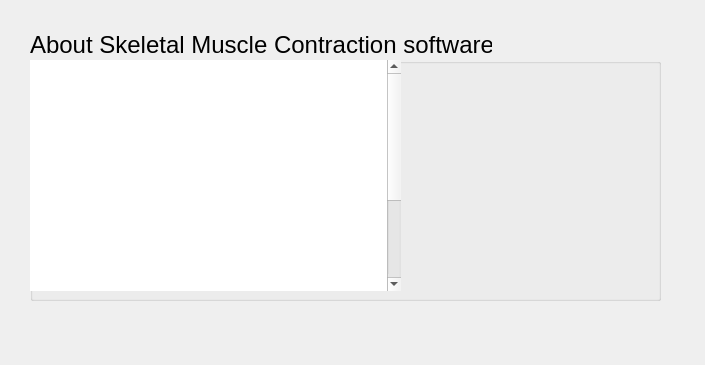
<?xml version="1.0" encoding="UTF-8"?>
<ui version="4.0">
 <class>Dialog</class>
 <widget class="QDialog" name="Dialog">
  <property name="geometry">
   <rect>
    <x>0</x>
    <y>0</y>
    <width>705</width>
    <height>365</height>
   </rect>
  </property>
  <property name="windowTitle">
   <string>Dialog</string>
  </property>
  <widget class="QGroupBox" name="groupBox_3">
   <property name="geometry">
    <rect>
     <x>30</x>
     <y>30</y>
     <width>631</width>
     <height>271</height>
    </rect>
   </property>
   <property name="font">
    <font>
     <pointsize>18</pointsize>
    </font>
   </property>
   <property name="title">
    <string>About Skeletal Muscle Contraction software</string>
   </property>
   <widget class="QTextEdit" name="textEdit">
    <property name="geometry">
     <rect>
      <x>0</x>
      <y>30</y>
      <width>371</width>
      <height>231</height>
     </rect>
    </property>
    <property name="font">
     <font>
      <pointsize>21</pointsize>
     </font>
    </property>
    <property name="frameShape">
     <enum>QFrame::NoFrame</enum>
    </property>
    <property name="html">
     <string>&lt;!DOCTYPE HTML PUBLIC &quot;-//W3C//DTD HTML 4.0//EN&quot; &quot;http://www.w3.org/TR/REC-html40/strict.dtd&quot;&gt;
&lt;html&gt;&lt;head&gt;&lt;meta name=&quot;qrichtext&quot; content=&quot;1&quot; /&gt;&lt;style type=&quot;text/css&quot;&gt;
p, li { white-space: pre-wrap; }
&lt;/style&gt;&lt;/head&gt;&lt;body style=&quot; font-family:'.AppleSystemUIFont'; font-size:21pt; font-weight:400; font-style:normal;&quot;&gt;
&lt;p align=&quot;justify&quot; style=&quot; margin-top:0px; margin-bottom:0px; margin-left:0px; margin-right:0px; -qt-block-indent:0; text-indent:0px; line-height:120%;&quot;&gt;&lt;a name=&quot;docs-internal-guid-13fda155-7fff-207e-8bed-c2363c28d49b&quot;&gt;&lt;/a&gt;&lt;span style=&quot; font-family:'Times New Roman'; font-size:14pt; color:#ffffff; background-color:transparent;&quot;&gt;T&lt;/span&gt;&lt;span style=&quot; font-family:'Times New Roman'; font-size:14pt; color:#ffffff; background-color:transparent;&quot;&gt;his laboratory was developed by Karina Karenik as a result of  Bachelor Thesis in Biomedical Engineering Degree in UPF supervised by Dr. José M. Fernández Fernández.&lt;/span&gt;&lt;/p&gt;
&lt;p align=&quot;justify&quot; style=&quot;-qt-paragraph-type:empty; margin-top:0px; margin-bottom:0px; margin-left:0px; margin-right:0px; -qt-block-indent:0; text-indent:0px; line-height:120%; font-family:'Times New Roman'; font-size:14pt; color:#ffffff;&quot;&gt;&lt;br /&gt;&lt;/p&gt;
&lt;p align=&quot;justify&quot; style=&quot; margin-top:0px; margin-bottom:0px; margin-left:0px; margin-right:0px; -qt-block-indent:0; text-indent:0px; line-height:120%;&quot;&gt;&lt;span style=&quot; font-family:'Times New Roman'; font-size:14pt; color:#ffffff; background-color:transparent;&quot;&gt;Original data was extracted from &lt;/span&gt;&lt;span style=&quot; font-family:'Times New Roman'; font-size:14pt; font-style:italic; color:#ffffff; background-color:transparent;&quot;&gt;&amp;quot;The Frog Muscle Lab&amp;quot;&lt;/span&gt;&lt;span style=&quot; font-family:'Times New Roman'; font-size:14pt; color:#ffffff; background-color:transparent;&quot;&gt; with the consent from King's College London and Dr. Philip Blake, one of the original authors.&lt;/span&gt;&lt;/p&gt;
&lt;p align=&quot;justify&quot; style=&quot;-qt-paragraph-type:empty; margin-top:0px; margin-bottom:0px; margin-left:0px; margin-right:0px; -qt-block-indent:0; text-indent:0px; font-family:'Times New Roman'; font-size:14pt; color:#ffffff;&quot;&gt;&lt;br /&gt;&lt;/p&gt;
&lt;p align=&quot;justify&quot; style=&quot; margin-top:0px; margin-bottom:0px; margin-left:0px; margin-right:0px; -qt-block-indent:0; text-indent:0px; line-height:120%;&quot;&gt;&lt;span style=&quot; font-family:'Times New Roman'; font-size:13pt; color:#ffffff; background-color:transparent;&quot;&gt;Laboratory of Molecular Physiology (Department of Medicine and Life Sciences)               Universidad Pompeu Fabra  2022&lt;/span&gt;&lt;/p&gt;&lt;/body&gt;&lt;/html&gt;</string>
    </property>
   </widget>
   <widget class="QLabel" name="labelImage">
    <property name="geometry">
     <rect>
      <x>420</x>
      <y>50</y>
      <width>161</width>
      <height>71</height>
     </rect>
    </property>
    <property name="text">
     <string/>
    </property>
    <property name="pixmap">
     <pixmap>../img/about1.png</pixmap>
    </property>
    <property name="scaledContents">
     <bool>true</bool>
    </property>
   </widget>
   <widget class="QLabel" name="labelImage_2">
    <property name="geometry">
     <rect>
      <x>380</x>
      <y>150</y>
      <width>241</width>
      <height>31</height>
     </rect>
    </property>
    <property name="text">
     <string/>
    </property>
    <property name="pixmap">
     <pixmap>../img/about2.png</pixmap>
    </property>
    <property name="scaledContents">
     <bool>true</bool>
    </property>
   </widget>
   <widget class="QLabel" name="labelImage_3">
    <property name="geometry">
     <rect>
      <x>430</x>
      <y>210</y>
      <width>141</width>
      <height>41</height>
     </rect>
    </property>
    <property name="text">
     <string/>
    </property>
    <property name="pixmap">
     <pixmap>../img/about3.png</pixmap>
    </property>
    <property name="scaledContents">
     <bool>true</bool>
    </property>
   </widget>
  </widget>
 </widget>
 <resources/>
 <connections/>
</ui>
